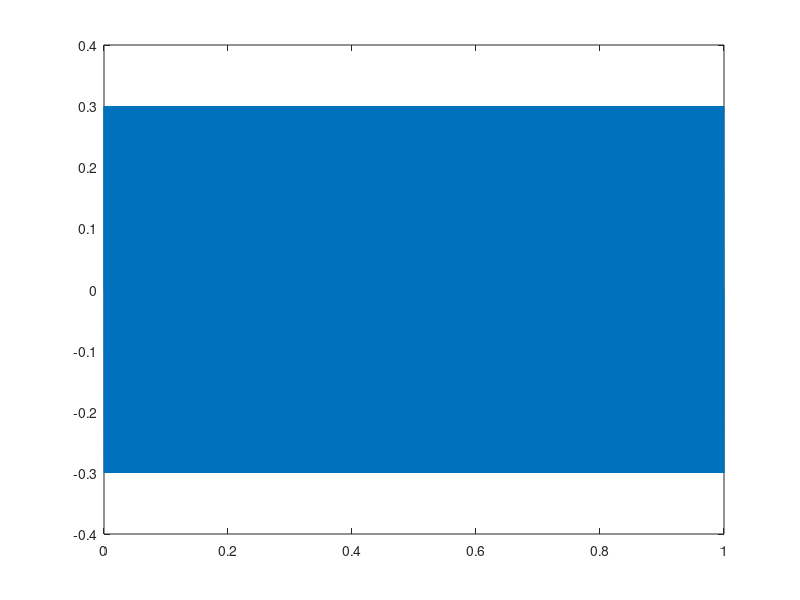
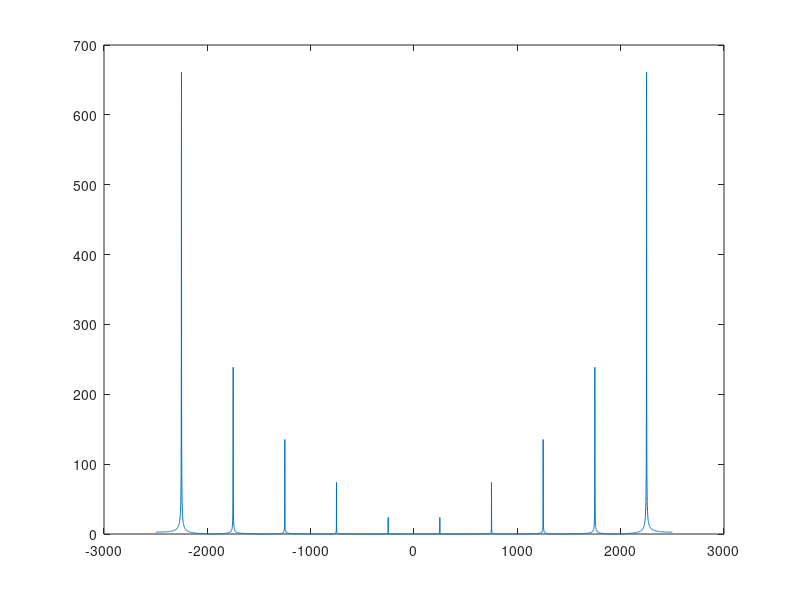

Write MATLAB code to recreate these figures, in order.
% %Step 1
% fa = 1000;
% Fs = 5000;
% Ts = 1/Fs;
% 
% t = 0:Ts:1;
% x = sin(2*pi*fa*t);
% plot(t,x);
% N = length(x);


% %Step 2
% X = fftshift(fft(x));
% X_mag = abs(X);
% df = -Fs/2:1:Fs/2;
% plot(df,X_mag);
% Resolution =Fs/N;


%Step 3
fb = 2250;
Fs = 5000;
Ts = 1/Fs;

t2 = [0:Ts:1];
y = sin(2*pi*fb*t2);
y(y>0.3) = 0.3;
y(y<-0.3) = -0.3;
figure(1);
plot(t2,y);



Y = fftshift(fft(y));
Y_mag = abs(Y);
df = -Fs/2:1:Fs/2;
figure(2);
plot(df,Y_mag);



